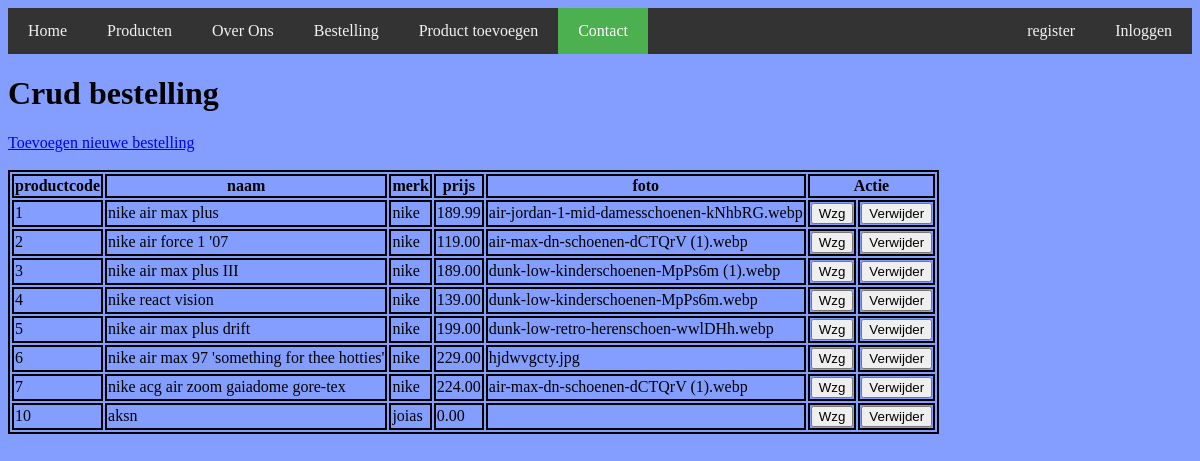
Screenshot of /crud_producten.php with the database file from the repository.
### tables this page shows
CREATE TABLE `product` (
  `productcode` int(11) NOT NULL,
  `naam` varchar(200) NOT NULL,
  `merk` varchar(100) NOT NULL,
  `prijs` decimal(6,2) NOT NULL,
  `foto` varchar(100) NOT NULL
);

### functionsproducten.php (the view, shortened to what this page needs)
<?php
function connectDb(){
    $servername = SERVERNAME;
    $username = USERNAME;
    $password = PASSWORD;
    $dbname = DATABASE;
    try {
        $conn = new PDO("mysql:host=$servername;dbname=$dbname", $username, $password);
        $conn->setAttribute(PDO::ATTR_ERRMODE, PDO::ERRMODE_EXCEPTION);
        $conn->setAttribute(PDO::ATTR_DEFAULT_FETCH_MODE, PDO::FETCH_ASSOC);
        return $conn;
    }
    catch(PDOException $e) {
        echo "Connection failed: " . $e->getMessage();
    }
}
function getData($table){
    $conn = connectDb();
    $sql = "SELECT * FROM $table";
    $query = $conn->prepare($sql);
    $query->execute();
    $result = $query->fetchAll();
    return $result;
}
function crudbestelling(){
    $txt = "
    <h1>Crud bestelling</h1>
    <nav>
        <a href='insert_producten.php'>Toevoegen nieuwe bestelling</a>
    </nav><br>";
    echo $txt;
    $result = getData(CRUD_TABLE);
    printCrudbestelling($result);
}
function printCrudbestelling($result){
    $table = "<table>";
    $headers = array_keys($result[0]);
    $table .= "<tr>";
    foreach($headers as $header){
        $table .= "<th>" . $header . "</th>";
    }
    $table .= "<th colspan=2>Actie</th>";
    $table .= "</th>";
    foreach ($result as $row) {
        $table .= "<tr>";
        foreach ($row as $cell) {
            $table .= "<td>" . $cell . "</td>";
        }
        $table .= "<td>
            <form method='post' action='update_product.php?productcode=$row[productcode]' >
                <button>Wzg</button>
            </form></td>";
        $table .= "<td>
            <form method='post' action='delete_producten.php?productcode=$row[productcode]' >
                <button>Verwijder</button>
            </form></td>";
        $table .= "</tr>";
    }
    $table.= "</table>";
    echo $table;
}
?>

### crud_producten.php (shortened to what this page needs)
<!DOCTYPE html>
<html lang="nl">
<head>
    <link rel="stylesheet" href="opmaak.css">
</head>
<body>
<div class="navbar">
        <a href="index.html">Home</a>
        <a href="webshop.php">Producten</a>
        <a href="overons.html">Over Ons</a>
        <a href="crud_bestelling.php">Bestelling </a>
        <a href="crud_producten.php">Product toevoegen </a>
        <a class="active" href="contact.html">Contact</a>
        <a href="login.php" style="float: right;">Inloggen</a>
        <a href="register" style="float: right;">register</a>
    </div>
    <?php
    include 'functionsproducten.php';
    crudbestelling();
    ?>
</body>
</html>

### opmaak.css (style rules this page uses)
table, th, td { background-color: #839EFF; border: 2px solid black; }
th { background-color: #839EFF; }
body { background-color: #839EFF; }

### crud_producten.php (style rules this page uses)
.navbar { background-color: #333; overflow: hidden; }
.navbar a { float: left; display: block; color: #f2f2f2; text-align: center; padding: 14px 20px; text-decoration: none; }
.navbar a.active { background-color: #4CAF50; color: white; }

### rows the page displays
product: productcode "1", naam "nike air max plus", merk "nike", prijs "189.99", foto "air-jordan-1-mid-damesschoenen-kNhbRG.webp"
product: productcode "2", naam "nike air force 1 '07", merk "nike", prijs "119.00", foto "air-max-dn-schoenen-dCTQrV (1).webp"
product: productcode "3", naam "nike air max plus III", merk "nike", prijs "189.00", foto "dunk-low-kinderschoenen-MpPs6m (1).webp"
product: productcode "4", naam "nike react vision", merk "nike", prijs "139.00", foto "dunk-low-kinderschoenen-MpPs6m.webp"
product: productcode "5", naam "nike air max plus drift", merk "nike", prijs "199.00", foto "dunk-low-retro-herenschoen-wwlDHh.webp"
product: productcode "6", naam "nike air max 97 'something for thee hotties'", merk "nike", prijs "229.00", foto "hjdwvgcty.jpg"
product: productcode "7", naam "nike acg air zoom gaiadome gore-tex", merk "nike", prijs "224.00", foto "air-max-dn-schoenen-dCTQrV (1).webp"
product: productcode "10", naam "aksn", merk "joias", prijs "0.00"

### other values shown
$header "productcode"
$header "naam"
$header "merk"
$header "prijs"
$header "foto"
